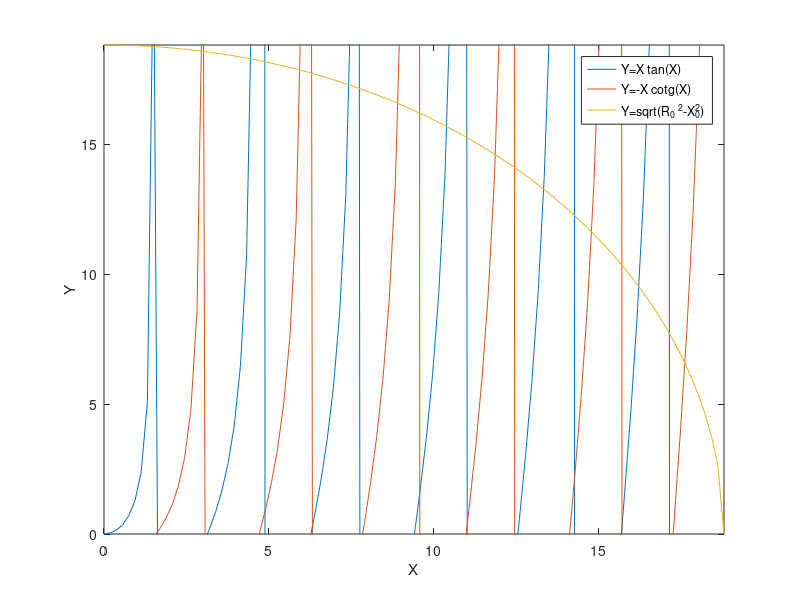

The MATLAB script that drew this image:
clear;
clc;

hbar = 6.62607015E-34/(2*pi);
me = 9.109E-31;
m = 0.4*me;
V0 = (150E-3)*(1.6022E-19);
L = 30E-9;
a = L/2;

R0 = sqrt(2*m*V0)*a/hbar;

X = [0:0.01*R0:R0];

Y_even = X.*tan(X);
Y_odd  = -X.*cot(X);
R_cir  = sqrt(R0.^2 - X.^2);

fig = figure(1);
plot(X,Y_even);
hold on;
plot(X,Y_odd);
hold on;
plot(X,R_cir);
xlim([0 R0]);
ylim([0 R0]);
hold off;
xlabel('X');
ylabel('Y');
legend('Y=X tan(X)','Y=-X cotg(X)','Y=sqrt(R_0 ^2-X_0^2)');
saveas(fig, 'q3a.png', 'png');

X = 1.46;
E = ((X^2)*(hbar^2))/((a^2)*(2*m)) - V0
X = 2.95;
E = ((X^2)*(hbar^2))/((a^2)*(2*m)) - V0
X = 4.44;
E = ((X^2)*(hbar^2))/((a^2)*(2*m)) - V0
X = 5.94;
E = ((X^2)*(hbar^2))/((a^2)*(2*m)) - V0
X = 7.42;
E = ((X^2)*(hbar^2))/((a^2)*(2*m)) - V0
X = 8.91;
E = ((X^2)*(hbar^2))/((a^2)*(2*m)) - V0
X = 10.40;
E = ((X^2)*(hbar^2))/((a^2)*(2*m)) - V0
X = 11.88;
E = ((X^2)*(hbar^2))/((a^2)*(2*m)) - V0
X = 13.35;
E = ((X^2)*(hbar^2))/((a^2)*(2*m)) - V0
X = 14.80;
E = ((X^2)*(hbar^2))/((a^2)*(2*m)) - V0
X = 16.23;
E = ((X^2)*(hbar^2))/((a^2)*(2*m)) - V0
X = 17.63;
E = ((X^2)*(hbar^2))/((a^2)*(2*m)) - V0
